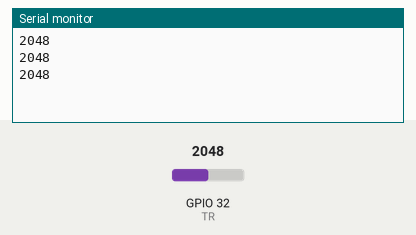
Recording of a sketch running on a simulated ESP32. Shown: the last lines printed to the serial monitor. The test bench sets the inputs (shaded band); at power-on: GPIO 32 (TR) = 2048.

Above: at 1.3 s.
1.4 s: GPIO 32 (TR) set to 2866
At 1.9 s:
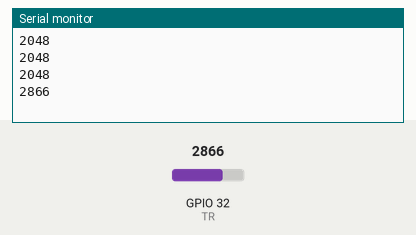
2.9 s: GPIO 32 (TR) set to 3603
At 3.4 s:
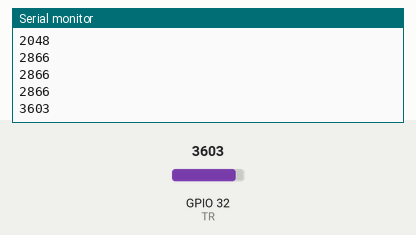
Timing chart, 0 to 5.9 s (numbered marks = the images above; inputs shaded):
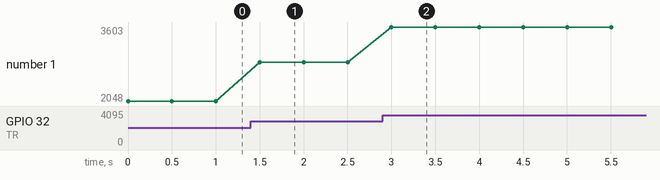

Measured:
- after the input at 1.4 s, the serial monitor: prints a new line after 0.10 s (image 1)
- after the input at 2.9 s, the serial monitor: prints a new line after 0.10 s (image 2)
- plotted number 1: 2048 → 2866 after the input at 1.4 s, 2866 → 3603 after the input at 2.9 s

The sketch:

soil.ino
```cpp
const int TR = 32;

void setup() {
  // put your setup code here, to run once:
  Serial.begin(115200);
}

void loop() {
  // put your main code here, to run repeatedly:
  int x = analogRead(TR);
  Serial.println(x);
  delay(500);
}
```
